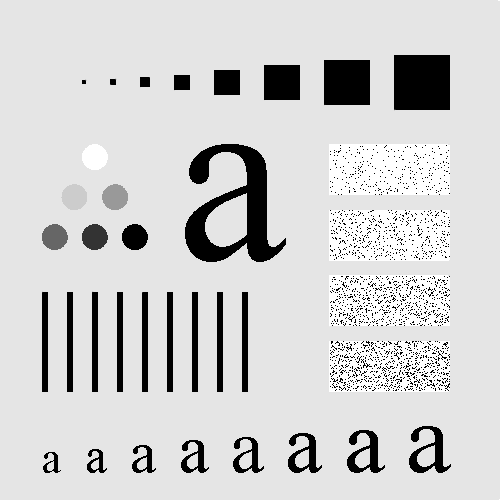
#> input picture iivp/lab2/images/q2.tif, 500 x 500 px
$ python q2.py
#> lines starting #> are read from the running program, lines starting #| are printed output that depends on the picture
import cv2
import numpy as np
import matplotlib
import matplotlib.pyplot as plt

def matlab_style_gauss2D(shape=(3,3),sigma=0.5):
    """
    2D gaussian mask - should give the same result as MATLAB's
    fspecial('gaussian',[shape],[sigma])
    """
    m,n = [(ss-1.)/2. for ss in shape]
    y,x = np.ogrid[-m:m+1,-n:n+1]
    h = np.exp( -(x*x + y*y) / (2.*sigma*sigma) )
    h[ h < np.finfo(h.dtype).eps*h.max() ] = 0
    sumh = h.sum()
    if sumh != 0:
        h /= sumh
    return h

img = cv2.imread('./images/q2.tif',0)
#> img is the input picture: shape (500, 500); min 0, max 255, mean 207.4
print(img.shape)
#| (500, 500)

print(matlab_style_gauss2D((5,5)))

blur3 = cv2.GaussianBlur(img,(3,3),0)
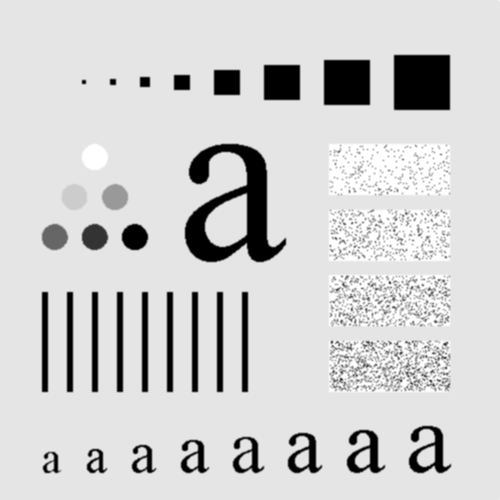
#> blur3: shape (500, 500); min 0, max 255, mean 207.4

blur5 = cv2.GaussianBlur(img,(5,5),0)

blur7 = cv2.GaussianBlur(img,(7,7),0)
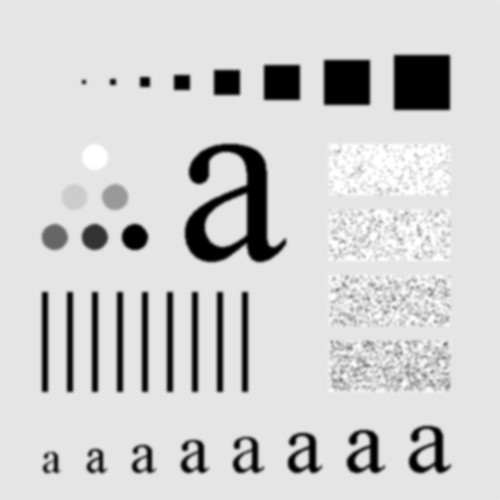
#> blur7: shape (500, 500); min 0, max 255, mean 207.4

blur9 = cv2.GaussianBlur(img,(9,9),0)

fig = plt.figure(figsize=(8, 5))
pl1 = plt.subplot(2,3,1)

pl1.imshow(img,cmap=plt.cm.gray)


pl2 = plt.subplot(2,3,2)
pl2.imshow(blur3,cmap=plt.cm.gray)
pl2.set_axis_off()
#pl2.set_xlable('3x3 gausian blur')

pl3 = plt.subplot(2,3,3)
pl3.imshow(blur5,cmap=plt.cm.gray)
pl3.set_axis_off()
#pl3.set_xlable('5x5 gausian blur')

pl4 = plt.subplot(2,3,4)
pl4.imshow(blur7,cmap=plt.cm.gray)
pl4.set_axis_off()
#pl4.set_xlable('7x7 gausian blur')

pl5 = plt.subplot(2,3,5)
pl5.imshow(blur9,cmap=plt.cm.gray)
pl5.set_axis_off()
#pl5.set_xlable('9x9 gausian blur')
fig.tight_layout()
plt.show()
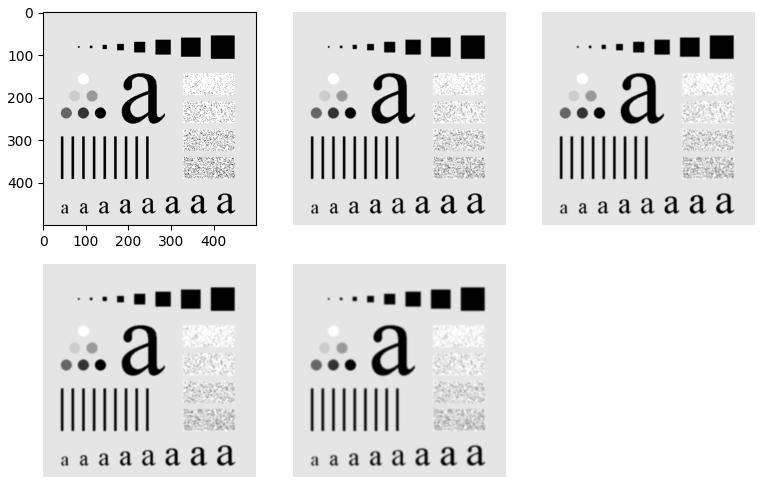
#> figure drawn by matplotlib, 5 panels

$ run again, with iivp/lab2/images/q1.tif copied over iivp/lab2/images/q2.tif
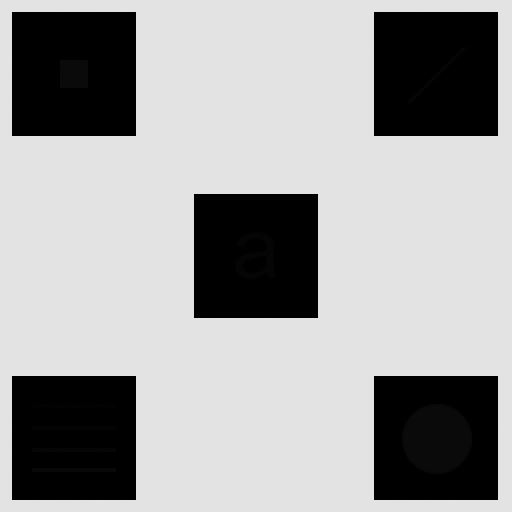
#> input picture iivp/lab2/images/q1.tif, 512 x 512 px
#> img is the input picture: shape (512, 512); min 0, max 228, mean 160.7
#| (512, 512)
#> `blur9 = cv2.GaussianBlur(img,(9,9),0)`:
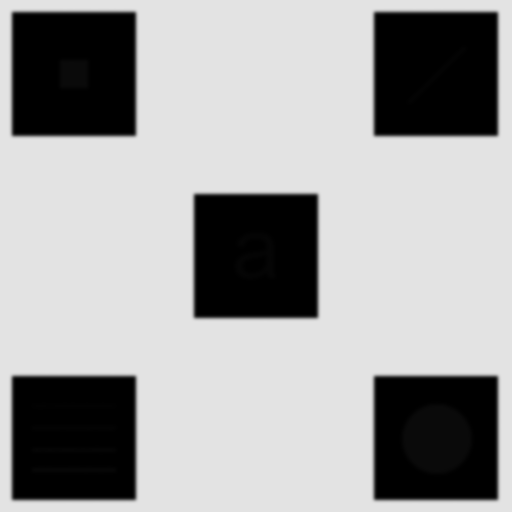
#> blur9: shape (512, 512); min 0, max 227, mean 160.7

$ run again, with iivp/lab2/images/q3.tif copied over iivp/lab2/images/q2.tif
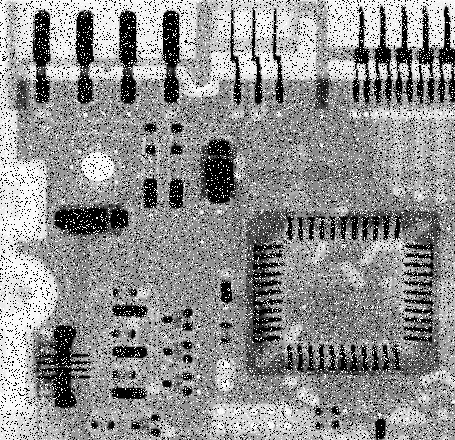
#> input picture iivp/lab2/images/q3.tif, 455 x 440 px
#> img is the input picture: shape (440, 455); min 0, max 255, mean 144.1
#| (440, 455)
#> `blur3 = cv2.GaussianBlur(img,(3,3),0)`:
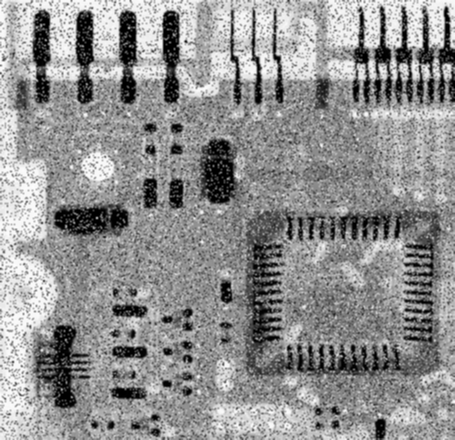
#> blur3: shape (440, 455); min 0, max 253, mean 144.1
#> `blur7 = cv2.GaussianBlur(img,(7,7),0)`:
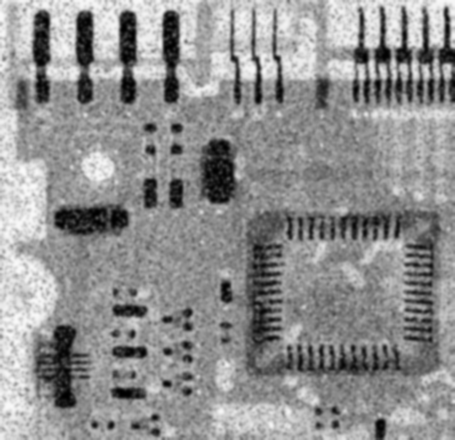
#> blur7: shape (440, 455); min 0, max 250, mean 144
